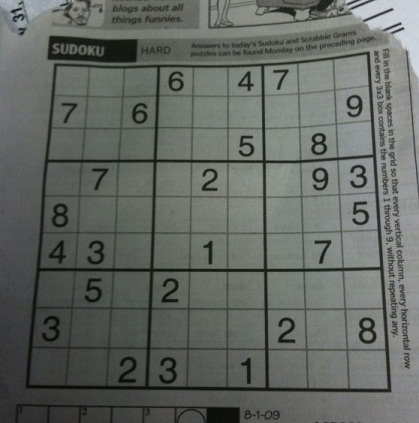
#> input picture opcv2/filters/sudoku.jpg, 419 x 423 px
$ python adapterthre.py
#> lines starting #> are read from the running program, lines starting #| are printed output that depends on the picture; after the words box and inside, x2 and y2 are one past the last pixel; in counts of white or black regions, pixels touching at a corner belong together
import cv2
import numpy as np
import numpy
img = cv2.imread("sudoku.jpg",0)
#> img: shape (423, 419); min 5, max 218, mean 101.9
# row,col,dimension = img.shape

img = cv2.medianBlur(img,5)
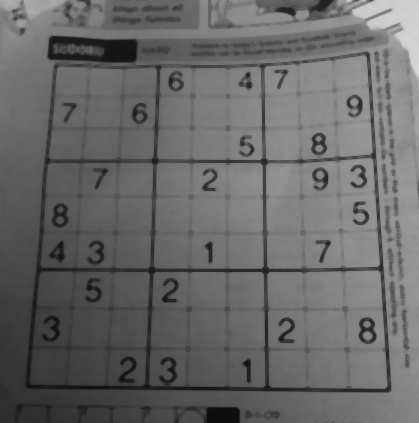
#> img: shape (423, 419); min 12, max 214, mean 103.7
ret,th1 = cv2.threshold(img,120,255,cv2.THRESH_BINARY)
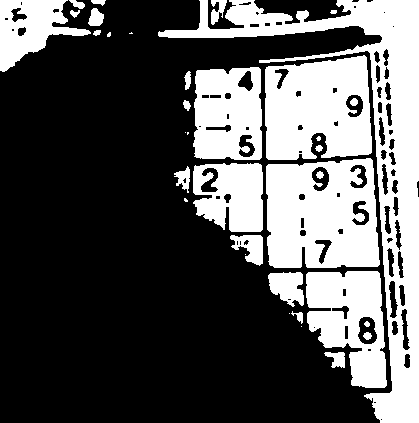
#> th1: shape (423, 419); 34.1% white; 35 white regions (9 under 20 px), largest, box (x1, y1, x2, y2) and area: (158, 0, 419, 423) 19066, (266, 158, 380, 268) 10438, (265, 55, 372, 160) 9218
th2 = cv2.adaptiveThreshold(img,255,cv2.ADAPTIVE_THRESH_MEAN_C,cv2.THRESH_BINARY,11,2)
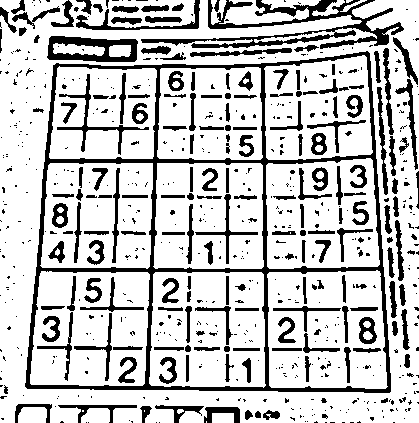
#> th2: shape (423, 419); 77.3% white; 660 black regions (472 under 20 px), largest, box (x1, y1, x2, y2) and area: (25, 51, 391, 393) 10186, (141, 0, 404, 49) 3644, (47, 36, 138, 62) 1324
th3 = cv2.adaptiveThreshold(img,255,cv2.ADAPTIVE_THRESH_GAUSSIAN_C,cv2.THRESH_BINARY,13,3)
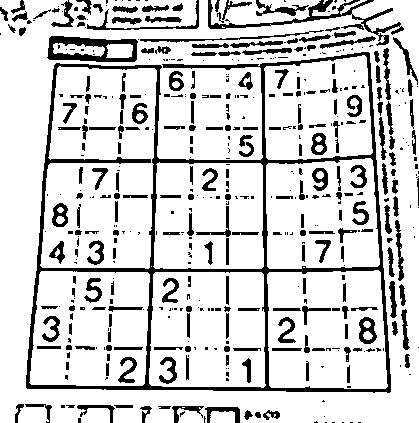
#> th3: shape (423, 419); 82.2% white; 481 black regions (250 under 20 px), largest, box (x1, y1, x2, y2) and area: (26, 52, 391, 393) 9367, (208, 0, 404, 46) 1362, (47, 36, 138, 62) 1200
th3 = cv2.medianBlur(th3,5)
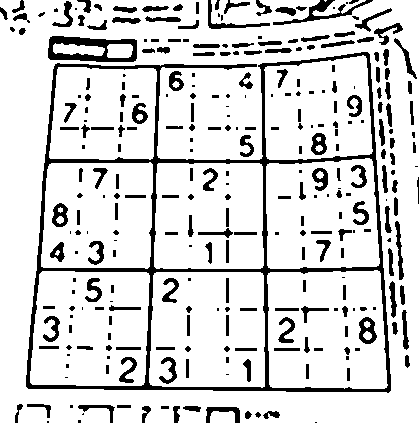
#> th3: shape (423, 419); 84.4% white; 297 black regions (85 under 20 px), largest, box (x1, y1, x2, y2) and area: (26, 52, 391, 393) 9448, (48, 36, 137, 62) 1206, (273, 0, 373, 25) 559
cv2.imshow("th",th2)
cv2.imshow("th3",th3)
cv2.waitKey()
cv2.destroyAllWindows()

$ run again, with opcv2/filters/xx.jpg copied over opcv2/filters/sudoku.jpg
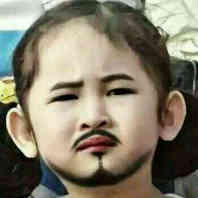
#> input picture opcv2/filters/xx.jpg, 198 x 198 px
#> `ret,th1 = cv2.threshold(img,120,255,cv2.THRESH_BINARY)`:
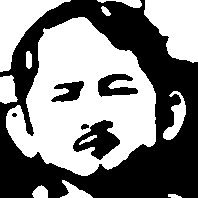
#> th1: shape (198, 198); 51.3% white; 6 black regions (1 under 20 px), largest, box (x1, y1, x2, y2) and area: (0, 0, 198, 198) 17159, (73, 120, 120, 160) 943, (98, 74, 138, 97) 542, (51, 81, 84, 102) 399, (81, 124, 89, 130) 33
#> th2: shape (198, 198); 62.8% white; 110 black regions (73 under 20 px), largest, box (x1, y1, x2, y2) and area: (0, 0, 198, 198) 8197, (66, 74, 143, 165) 1482, (49, 150, 150, 187) 1193
#> `th3 = cv2.medianBlur(th3,5)`:
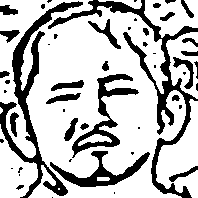
#> th3: shape (198, 198); 73.6% white; 51 black regions (25 under 20 px), largest, box (x1, y1, x2, y2) and area: (48, 0, 198, 198) 2985, (0, 1, 83, 198) 2761, (72, 74, 139, 158) 1228
